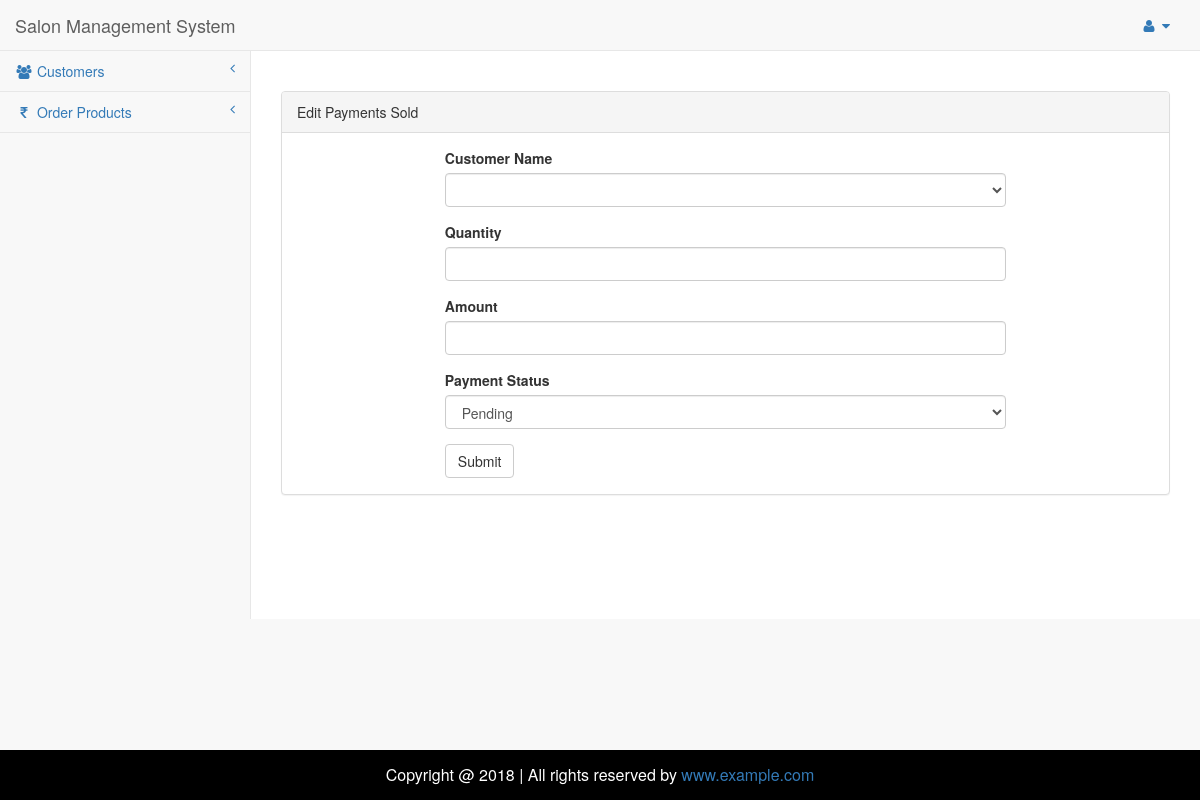
Before: /admin_site/edit-sold.php?id=2 (signed in) with the older database file.
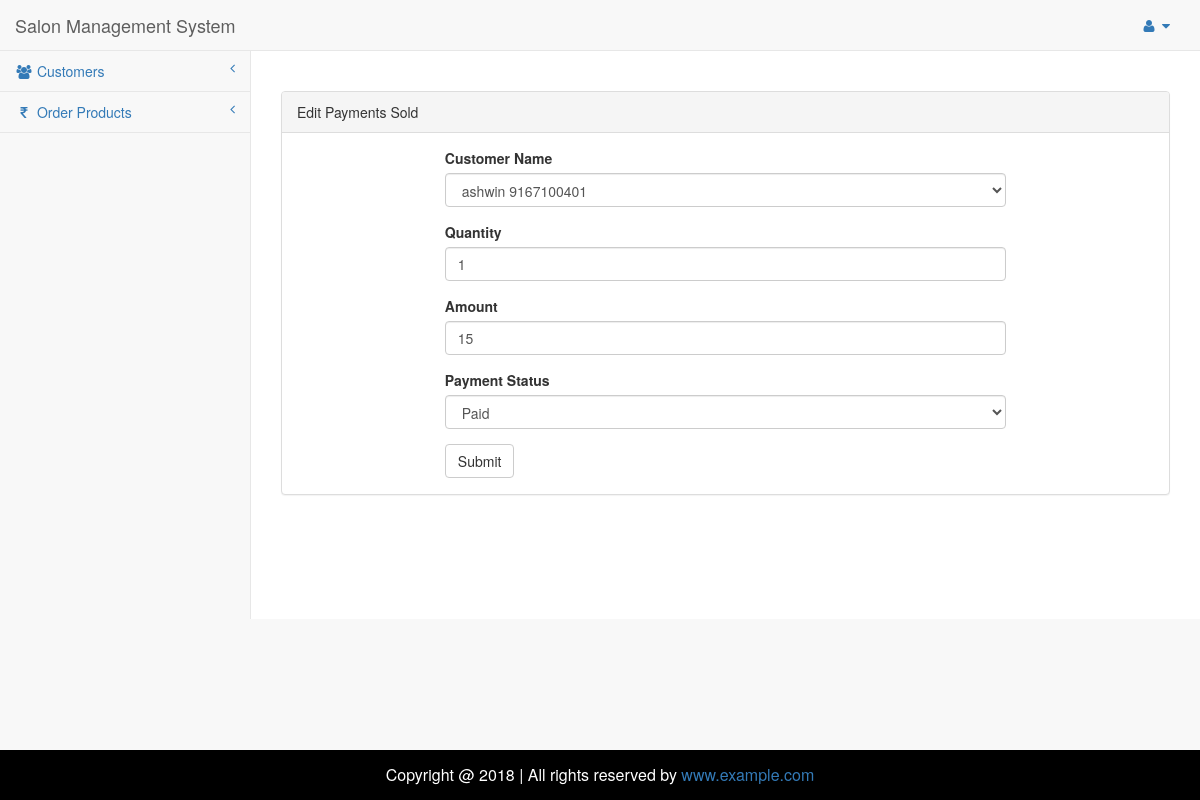
After: the same page with the newer database file.
### tables this page shows
CREATE TABLE `order_items` (
  `id` int(5) NOT NULL,
  `user_id` int(11) NOT NULL,
  `order_id` int(10) NOT NULL,
  `order_date` date NOT NULL,
  `order_time` time(6) NOT NULL,
  `gross_amt` int(10) NOT NULL,
  `order_status` int(10) NOT NULL,
  `payment_type` int(10) NOT NULL,
  `payment_status` int(10) NOT NULL,
  `order_item` varchar(20) NOT NULL,
  `order_amt` varchar(10) NOT NULL,
  `order_qty` varchar(10) NOT NULL,
  `tot_qty` varchar(10) NOT NULL,
  `order_tot_amt` varchar(10) NOT NULL,
  `delivery_amt` varchar(10) NOT NULL,
  `coupon_id` varchar(20) NOT NULL,
  `coupon_amt` int(10) NOT NULL,
  `datetime` datetime(6) NOT NULL
);

### admin_site/edit-sold.php (the view, shortened to what this page needs)
<?php include("php_stuffs/connection.php"); ?>
<?php
if(isset($_GET['id'])) {
	$editId = $_GET['id'];
	$product_get_query = mysqli_query($con, "SELECT * FROM `order_items` WHERE `id` = '".$editId."'");
	$product_fetch_query = mysqli_fetch_array($product_get_query);
}
?>
<!DOCTYPE html>
<html lang="en">
<head>
    <?php include("php_includes/styles.php"); ?>
</head>
<body>
    <div id="wrapper">
        <?php include("php_includes/navbar.php"); ?>
        <div id="page-wrapper">
            <br/><br/>
            <div class="row">
                <div class="col-lg-12">
                    <div class="panel panel-default">
                        <div class="panel-heading">Edit Payments Sold</div>
                        <div class="panel-body">
                            <div class="row">
                                <div class="col-lg-8 col-lg-offset-2">
                                    <form action="" role="form" id="product_form" method="POST" autocomplete="off">
                                        <div class="form-group">
                                            <label for="product_name">Customer Name</label>
                                            <select name="product_name" id="product_name" required class="form-control">
                                                <?php
                                                $query = mysqli_query($con, "SELECT * FROM `customer` WHERE `cust_id` = '".$product_fetch_query['user_id']."'");
                                                while($fetch = mysqli_fetch_array($query))
                                                {
                                                ?>
                                                    <option value="<?php echo $fetch['cust_id']; ?>"selected><?php echo $fetch['cust_name'] ." ".$fetch['cust_mobile']; ?></option>
                                                <?php
                                                }
                                                ?>
                                            </select>
                                        </div>
                                        <div class="form-group">
                                            <label for="product_quantity">Quantity</label>
                                            <input class="form-control" id="product_quantity" name="product_quantity" type="text" value="<?php echo $product_fetch_query['tot_qty']; ?>" required>
                                        </div>
										<div class="form-group">
                                            <label for="product_quantity">Amount</label>
                                            <input class="form-control" id="product_total" name="product_total" type="text" value="<?php echo $product_fetch_query['gross_amt']; ?>" required>
                                        </div>
										<div class="form-group">
                                            <label for="product_quantity">Payment Status</label>
                                            <select class="form-control" id="status" name="status" required>
												<option value="0" <?php if($product_fetch_query['payment_status'] == 0) { echo "selected"; } ?>>Pending</option>
												<option value="1" <?php if($product_fetch_query['payment_status'] == 1) { echo "selected"; } ?>>Paid</option>
											</select>
                                        </div>
                                        <button type="submit" name="submit_34" class="btn btn-default">Submit</button>
                                    </form>
                                </div>
                                <div class="col-lg-12">
                                </div>
                            </div>
                        </div>
                    </div>
                </div>
            </div>
        </div>
        <?php include("php_includes/footer.php"); ?>
    </div>
</body>
</html>

### admin_site/php_includes/styles.php (shortened to what this page needs)
<link href="vendor/bootstrap/css/bootstrap.min.css" rel="stylesheet">
<link href="vendor/metisMenu/metisMenu.min.css" rel="stylesheet">
<link href="dist/css/sb-admin-2.css" rel="stylesheet">
<link href="vendor/font-awesome/css/font-awesome.min.css" rel="stylesheet" type="text/css">

### admin_site/php_includes/navbar.php (shortened to what this page needs)
<nav class="navbar navbar-default navbar-static-top" role="navigation" style="margin-bottom: 0">
    <div class="navbar-header">
        <a class="navbar-brand" href="index.php">Salon Management System</a>
    </div>
    <ul class="nav navbar-top-links navbar-right">
        <li class="dropdown">
            <a class="dropdown-toggle" data-toggle="dropdown" href="#">
                <i class="fa fa-user fa-fw"></i> <i class="fa fa-caret-down"></i>
            </a>
        </li>
    </ul>
    <div class="navbar-default sidebar" role="navigation">
        <div class="sidebar-nav navbar-collapse">
            <ul class="nav" id="side-menu">
                <li>
                    <a href="#!"><i class="fa fa-users fa-fw"></i> Customers <span class="fa arrow"></span></a>
                </li>
                <li>
                    <a href="#!"><i class="fa fa-inr fa-fw"></i> Order Products <span class="fa arrow"></span></a>
                </li>
            </ul>
        </div>
    </div>
</nav>

### admin_site/php_includes/footer.php (shortened to what this page needs)
<div class="footer">
  <p>Copyright @ 2018 | All rights reserved by <a href="#!"> www.example.com </a></p>
</div>

### admin_site/php_includes/footer.php (style rules this page uses)
.footer { position: fixed; left: 0; bottom: 0; width: 100%; background-color: black; color: white; text-align: center; height: 50px; line-height: 50px; font-size: 16px; }

Changed rows visible on the page:
added order_items: product_quantity "1", product_total "15", status "Paid"
Other visible differences:
form field product_name: (not shown) → "ashwin 9167100401"
form field status: "Pending" → (not shown)
